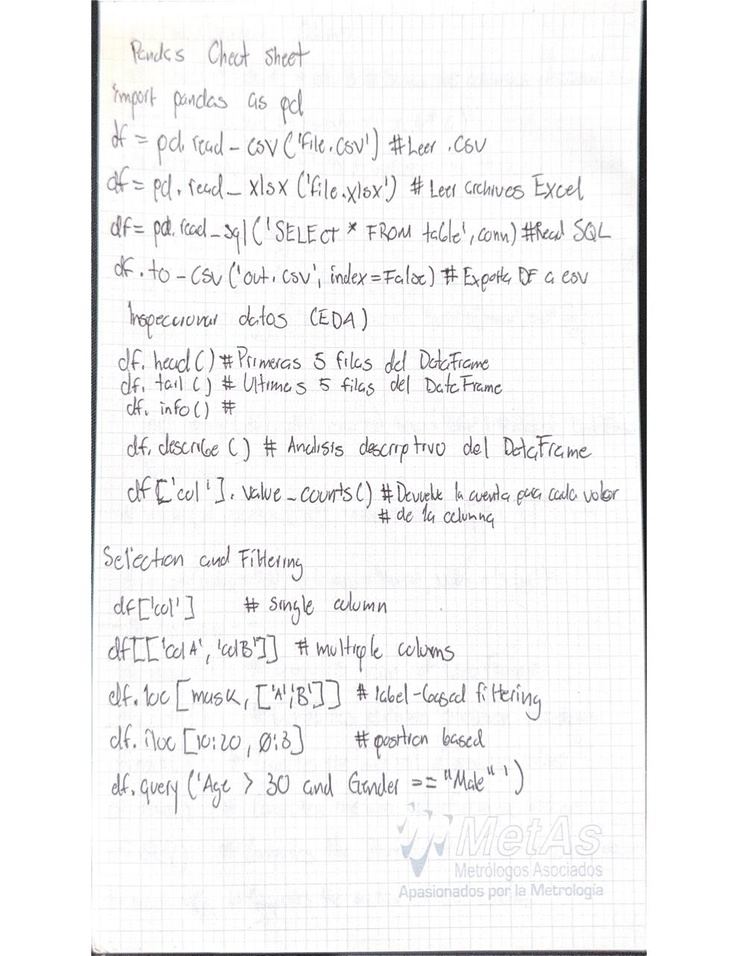
#> input picture Practicas/ContadorObjetos/hoja.jpg, 738 x 956 px, shrunk from 989 x 1280 before the run
$ jupyter execute EdgeDetection.ipynb
#> lines starting #> are read from the running program, lines starting #| are printed output that depends on the picture; after the words box and inside, x2 and y2 are one past the last pixel; in counts of white or black regions, pixels touching at a corner belong together
[cell 1]
import cv2
import numpy as np

[cell 2]
# Cargar la imagen
img = cv2.imread('hoja.jpg') # cambien la extension de la imagen de ser necesario
#> img is the input picture: shape (956, 738, 3); mean B, G, R 244.7, 244.4, 244.5
gray = cv2.cvtColor(img, cv2.COLOR_BGR2GRAY)

[cell 3]
# 2) Suavizado para reducir ruido
blur = cv2.GaussianBlur(gray, (5, 5), 0)

En esta celda pueden ajustar los umbrales de $50$ y $150$ del Canny según la cantidad de iluminación y contraste de su imagen.

[cell 4]
# 3) Detección de bordes con Canny
edges = cv2.Canny(blur, 50, 150)
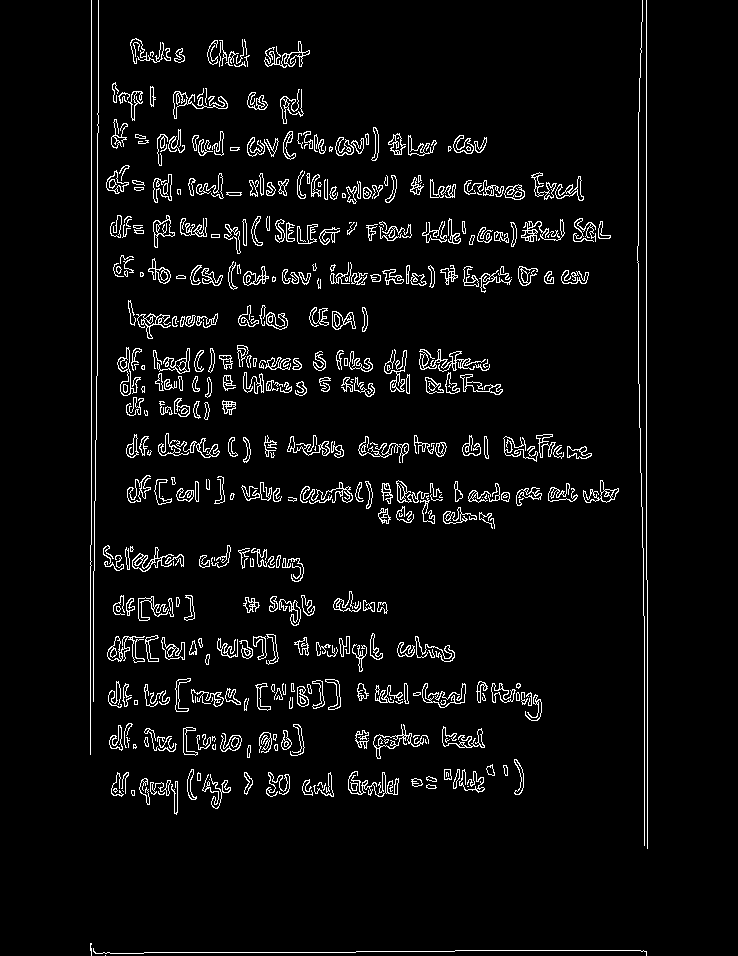
#> edges: shape (956, 738); 4.8% white in thin lines or dots, all inside (x1, y1, x2, y2) = (90, 0, 648, 956)

Aquí los cierres morfológicos con `MORPH_CLOSE` nos va a ayudar a unir los trazos discontinuos de cada letra o palabra que encuentre nuestro programa dentro de la imagen.

[cell 5]
# 4) Cierre morfológico para unir trazos de cada letra
kernel = cv2.getStructuringElement(cv2.MORPH_RECT, (3, 3))
closed = cv2.morphologyEx(edges, cv2.MORPH_CLOSE, kernel, iterations=1)
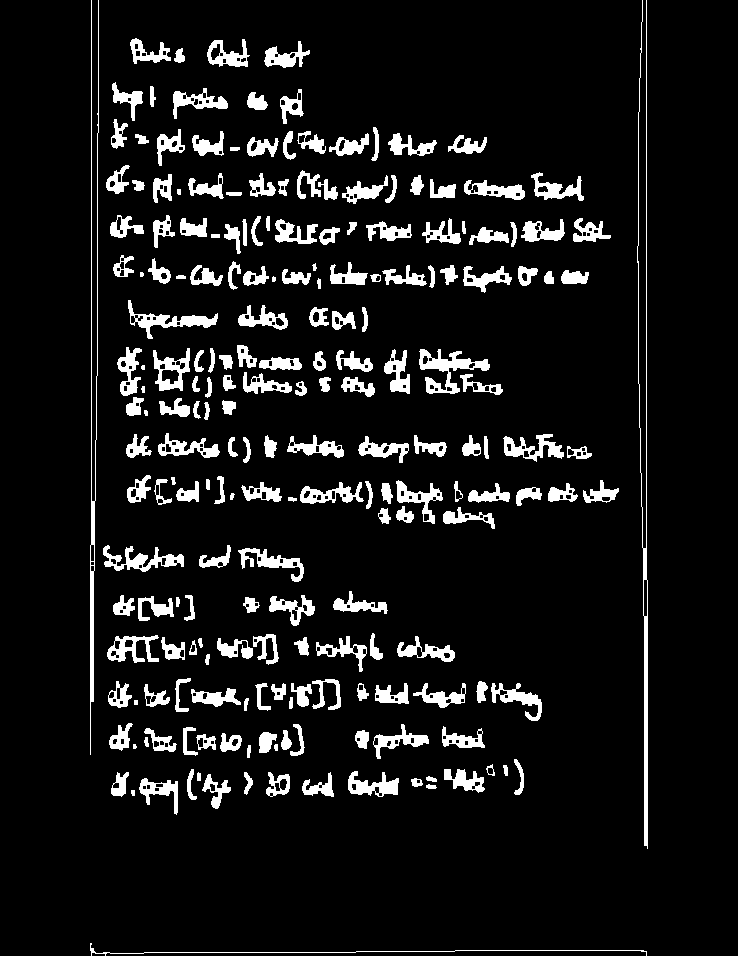
#> closed: shape (956, 738); 8.8% white; 212 white regions (3 under 20 px)

[cell 6]
# 5) Encontrar contornos (letras potenciales)
contours, _ = cv2.findContours(closed, cv2.RETR_EXTERNAL, cv2.CHAIN_APPROX_SIMPLE)
#> contours = 212 contours, 13 with area under 20; largest, box (x1, y1, x2, y2) and area: (419, 349, 490, 394) 1104, (637, 0, 648, 849) 932, (153, 348, 190, 391) 874, (128, 300, 218, 339) 842, (103, 545, 184, 572) 790

Los filtros de tamaño `w > 10` y `h > 20` ayudan a descartar contornos muy pequeños y posible ruido que se haya generado al tomar la imagen.

Si ven que "falla" la detección si escriben con letra muy pequeña pueden ajustar estos valores para ver si mejora el resultado.

[cell 7]
# 6) Filtrar y dibujar rectángulos alrededor de las letras
for cnt in contours:
    x, y, w, h = cv2.boundingRect(cnt)
    # Filtrar por tamaño mínimo (ajusta según tu imagen)
    if w > 10 and h > 20:
        cv2.rectangle(img, (x, y), (x + w, y + h), (0, 255, 0), 2)
#> this loop made 212 passes
#> (x, y, w, h) on passes 1 to 3: (90, 943, 557, 13), (131, 790, 4, 6), (426, 784, 11, 5)
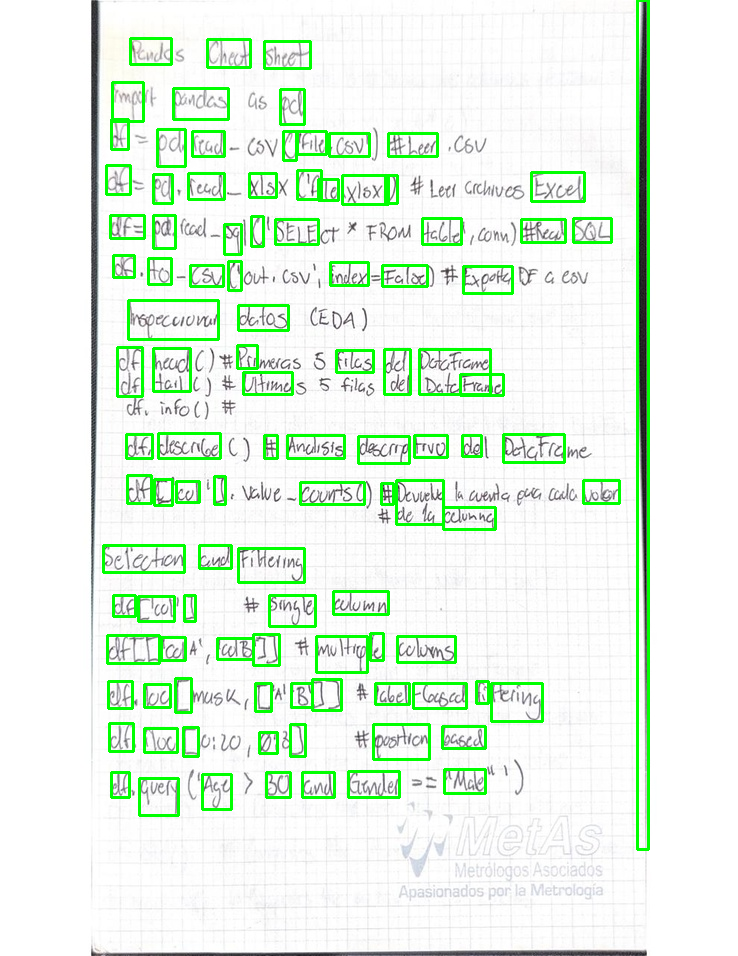
#> img: shape (956, 738, 3); 6.05% of pixels changed, all inside (x1, y1, x2, y2) = (102, 0, 650, 851)
